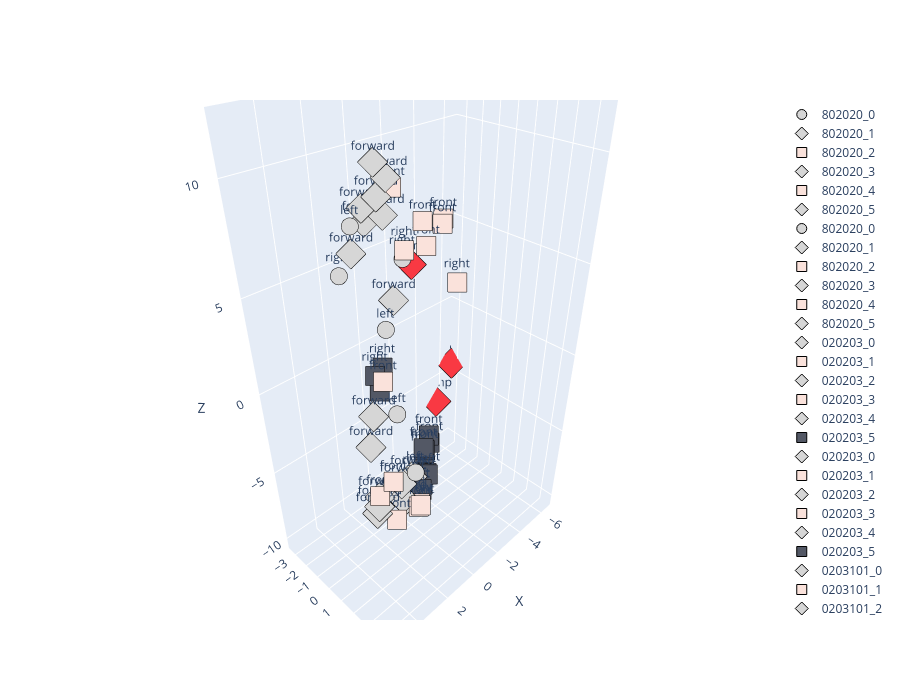

The code cell stored with this chart in its notebook:
### Code cell
sequences = [[8, 0, 2, 0, 2, 0], [8, 0, 2, 0, 2, 0], [0, 2, 0, 2, 0, 3], [0, 2, 0, 2, 0, 3], [0, 2, 0, 3, 10, 1], [1, 10, 2, 0, 2, 0], [0, 2, 0, 2, 0, 3], [2, 0, 3, 5, 1, 3], [7, 8, 0, 2, 0, 3], [7, 8, 0, 3, 6, 5], [7, 8, 0, 3, 6, 5], [6, 5, 10, 2, 0, 3], [7, 8, 0, 2, 0, 2]]

label_seq = [''.join(str(nombre) for nombre in sous_liste) for sous_liste in sequences]
embedding_weights, all_labels, all_tokens = visualize_encoder_outputs(model, sequences, label_seq)
print(len(embedding_weights[:, 0].detach().numpy()))
projected = project_embeddings_to_3D(model, embedding_weights, group_axes)
plotly_embedding(projected, all_labels, all_tokens)

### Figure 1 — Plotly figure (JSON) as saved in the notebook; plotly's stock layout.template omitted (floating-point values rounded to 4 significant figures)
{"data": [{"marker": {"color": "#D6D6D6", "line": {"color": "black", "width": 1}, "size": 10, "symbol": "circle"}, "mode": "markers+text", "name": "802020_0", "text": "left", "textposition": "top center", "type": "scatter3d", "x": [5.104], "y": [2.854], "z": [9.878]}, {"marker": {"color": "#D6D6D6", "line": {"color": "black", "width": 1}, "size": 10, "symbol": "diamond"}, "mode": "markers+text", "name": "802020_1", "text": "forward", "textposition": "top center", "type": "scatter3d", "x": [5.35], "y": [3.113], "z": [9.112]}, {"marker": {"color": "#FAE2DB", "line": {"color": "black", "width": 1}, "size": 10, "symbol": "square"}, "mode": "markers+text", "name": "802020_2", "text": "front", "textposition": "top center", "type": "scatter3d", "x": [5.139], "y": [4.486], "z": [-0.1924]}, {"marker": {"color": "#D6D6D6", "line": {"color": "black", "width": 1}, "size": 10, "symbol": "diamond"}, "mode": "markers+text", "name": "802020_3", "text": "forward", "textposition": "top center", "type": "scatter3d", "x": [4.789], "y": [3.096], "z": [-3.011]}, {"marker": {"color": "#FAE2DB", "line": {"color": "black", "width": 1}, "size": 10, "symbol": "square"}, "mode": "markers+text", "name": "802020_4", "text": "front", "textposition": "top center", "type": "scatter3d", "x": [1.386], "y": [3.327], "z": [8.999]}, {"marker": {"color": "#D6D6D6", "line": {"color": "black", "width": 1}, "size": 10, "symbol": "diamond"}, "mode": "markers+text", "name": "802020_5", "text": "forward", "textposition": "top center", "type": "scatter3d", "x": [3.636], "y": [1.629], "z": [0.4875]}, {"marker": {"color": "#D6D6D6", "line": {"color": "black", "width": 1}, "size": 10, "symbol": "circle"}, "mode": "markers+text", "name": "802020_0", "text": "left", "textposition": "top center", "type": "scatter3d", "x": [5.104], "y": [2.854], "z": [9.878]}, {"marker": {"color": "#D6D6D6", "line": {"color": "black", "width": 1}, "size": 10, "symbol": "diamond"}, "mode": "markers+text", "name": "802020_1", "text": "forward", "textposition": "top center", "type": "scatter3d", "x": [5.35], "y": [3.113], "z": [9.112]}, {"marker": {"color": "#FAE2DB", "line": {"color": "black", "width": 1}, "size": 10, "symbol": "square"}, "mode": "markers+text", "name": "802020_2", "text": "front", "textposition": "top center", "type": "scatter3d", "x": [5.139], "y": [4.486], "z": [-0.1924]}, {"marker": {"color": "#D6D6D6", "line": {"color": "black", "width": 1}, "size": 10, "symbol": "diamond"}, "mode": "markers+text", "name": "802020_3", "text": "forward", "textposition": "top center", "type": "scatter3d", "x": [4.789], "y": [3.096], "z": [-3.011]}, {"marker": {"color": "#FAE2DB", "line": {"color": "black", "width": 1}, "size": 10, "symbol": "square"}, "mode": "markers+text", "name": "802020_4", "text": "front", "textposition": "top center", "type": "scatter3d", "x": [1.386], "y": [3.327], "z": [8.999]}, {"marker": {"color": "#D6D6D6", "line": {"color": "black", "width": 1}, "size": 10, "symbol": "diamond"}, "mode": "markers+text", "name": "802020_5", "text": "forward", "textposition": "top center", "type": "scatter3d", "x": [3.636], "y": [1.629], "z": [0.4875]}, {"marker": {"color": "#D6D6D6", "line": {"color": "black", "width": 1}, "size": 10, "symbol": "diamond"}, "mode": "markers+text", "name": "020203_0", "text": "forward", "textposition": "top center", "type": "scatter3d", "x": [4.316], "y": [2.475], "z": [10.14]}, {"marker": {"color": "#FAE2DB", "line": {"color": "black", "width": 1}, "size": 10, "symbol": "square"}, "mode": "markers+text", "name": "020203_1", "text": "front", "textposition": "top center", "type": "scatter3d", "x": [2.292], "y": [3.425], "z": [8.486]}, {"marker": {"color": "#D6D6D6", "line": {"color": "black", "width": 1}, "size": 10, "symbol": "diamond"}, "mode": "markers+text", "name": "020203_2", "text": "forward", "textposition": "top center", "type": "scatter3d", "x": [0.4409], "y": [-0.03768], "z": [-8.501]}, {"marker": {"color": "#FAE2DB", "line": {"color": "black", "width": 1}, "size": 10, "symbol": "square"}, "mode": "markers+text", "name": "020203_3", "text": "front", "textposition": "top center", "type": "scatter3d", "x": [0.4485], "y": [1.22], "z": [-7.845]}, {"marker": {"color": "#D6D6D6", "line": {"color": "black", "width": 1}, "size": 10, "symbol": "diamond"}, "mode": "markers+text", "name": "020203_4", "text": "forward", "textposition": "top center", "type": "scatter3d", "x": [3.667], "y": [2.965], "z": [11.11]}, {"marker": {"color": "#535865", "line": {"color": "black", "width": 1}, "size": 10, "symbol": "square"}, "mode": "markers+text", "name": "020203_5", "text": "front", "textposition": "top center", "type": "scatter3d", "x": [-3.408], "y": [-2.357], "z": [-9.062]}, {"marker": {"color": "#D6D6D6", "line": {"color": "black", "width": 1}, "size": 10, "symbol": "diamond"}, "mode": "markers+text", "name": "020203_0", "text": "forward", "textposition": "top center", "type": "scatter3d", "x": [4.316], "y": [2.475], "z": [10.14]}, {"marker": {"color": "#FAE2DB", "line": {"color": "black", "width": 1}, "size": 10, "symbol": "square"}, "mode": "markers+text", "name": "020203_1", "text": "front", "textposition": "top center", "type": "scatter3d", "x": [2.292], "y": [3.425], "z": [8.486]}, {"marker": {"color": "#D6D6D6", "line": {"color": "black", "width": 1}, "size": 10, "symbol": "diamond"}, "mode": "markers+text", "name": "020203_2", "text": "forward", "textposition": "top center", "type": "scatter3d", "x": [0.4409], "y": [-0.03768], "z": [-8.501]}, {"marker": {"color": "#FAE2DB", "line": {"color": "black", "width": 1}, "size": 10, "symbol": "square"}, "mode": "markers+text", "name": "020203_3", "text": "front", "textposition": "top center", "type": "scatter3d", "x": [0.4485], "y": [1.22], "z": [-7.845]}, {"marker": {"color": "#D6D6D6", "line": {"color": "black", "width": 1}, "size": 10, "symbol": "diamond"}, "mode": "markers+text", "name": "020203_4", "text": "forward", "textposition": "top center", "type": "scatter3d", "x": [3.667], "y": [2.965], "z": [11.11]}, {"marker": {"color": "#535865", "line": {"color": "black", "width": 1}, "size": 10, "symbol": "square"}, "mode": "markers+text", "name": "020203_5", "text": "front", "textposition": "top center", "type": "scatter3d", "x": [-3.408], "y": [-2.357], "z": [-9.062]}, {"marker": {"color": "#D6D6D6", "line": {"color": "black", "width": 1}, "size": 10, "symbol": "diamond"}, "mode": "markers+text", "name": "0203101_0", "text": "forward", "textposition": "top center", "type": "scatter3d", "x": [4.117], "y": [2.33], "z": [9.564]}, {"marker": {"color": "#FAE2DB", "line": {"color": "black", "width": 1}, "size": 10, "symbol": "square"}, "mode": "markers+text", "name": "0203101_1", "text": "front", "textposition": "top center", "type": "scatter3d", "x": [2.132], "y": [3.087], "z": [9.246]}, {"marker": {"color": "#D6D6D6", "line": {"color": "black", "width": 1}, "size": 10, "symbol": "diamond"}, "mode": "markers+text", "name": "0203101_2", "text": "forward", "textposition": "top center", "type": "scatter3d", "x": [0.8487], "y": [0.1944], "z": [-6.689]}, {"marker": {"color": "#535865", "line": {"color": "black", "width": 1}, "size": 10, "symbol": "square"}, "mode": "markers+text", "name": "0203101_3", "text": "front", "textposition": "top center", "type": "scatter3d", "x": [-2.226], "y": [-1.326], "z": [-10.15]}, {"marker": {"color": "#D6D6D6", "line": {"color": "black", "width": 1}, "size": 10, "symbol": "circle"}, "mode": "markers+text", "name": "0203101_4", "text": "right", "textposition": "top center", "type": "scatter3d", "x": [1.373], "y": [1.21], "z": [6.903]}, {"marker": {"color": "#F93943", "line": {"color": "black", "width": 1}, "size": 10, "symbol": "diamond"}, "mode": "markers+text", "name": "0203101_5", "text": "bump", "textposition": "top center", "type": "scatter3d", "x": [-5.421], "y": [-3.375], "z": [-6.727]}, {"marker": {"color": "#F93943", "line": {"color": "black", "width": 1}, "size": 10, "symbol": "diamond"}, "mode": "markers+text", "name": "1102020_0", "text": "bump", "textposition": "top center", "type": "scatter3d", "x": [-0.5782], "y": [-0.3467], "z": [5.418]}, {"marker": {"color": "#D6D6D6", "line": {"color": "black", "width": 1}, "size": 10, "symbol": "circle"}, "mode": "markers+text", "name": "1102020_1", "text": "right", "textposition": "top center", "type": "scatter3d", "x": [4.86], "y": [1.726], "z": [7.629]}, {"marker": {"color": "#FAE2DB", "line": {"color": "black", "width": 1}, "size": 10, "symbol": "square"}, "mode": "markers+text", "name": "1102020_2", "text": "front", "textposition": "top center", "type": "scatter3d", "x": [5.557], "y": [4.123], "z": [-0.9638]}, {"marker": {"color": "#D6D6D6", "line": {"color": "black", "width": 1}, "size": 10, "symbol": "diamond"}, "mode": "markers+text", "name": "1102020_3", "text": "forward", "textposition": "top center", "type": "scatter3d", "x": [4.488], "y": [2.557], "z": [-4.13]}, {"marker": {"color": "#FAE2DB", "line": {"color": "black", "width": 1}, "size": 10, "symbol": "square"}, "mode": "markers+text", "name": "1102020_4", "text": "front", "textposition": "top center", "type": "scatter3d", "x": [1.169], "y": [3.159], "z": [9.077]}, {"marker": {"color": "#D6D6D6", "line": {"color": "black", "width": 1}, "size": 10, "symbol": "diamond"}, "mode": "markers+text", "name": "1102020_5", "text": "forward", "textposition": "top center", "type": "scatter3d", "x": [3.962], "y": [1.724], "z": [-0.9986]}, {"marker": {"color": "#D6D6D6", "line": {"color": "black", "width": 1}, "size": 10, "symbol": "diamond"}, "mode": "markers+text", "name": "020203_0", "text": "forward", "textposition": "top center", "type": "scatter3d", "x": [4.316], "y": [2.475], "z": [10.14]}, {"marker": {"color": "#FAE2DB", "line": {"color": "black", "width": 1}, "size": 10, "symbol": "square"}, "mode": "markers+text", "name": "020203_1", "text": "front", "textposition": "top center", "type": "scatter3d", "x": [2.292], "y": [3.425], "z": [8.486]}, {"marker": {"color": "#D6D6D6", "line": {"color": "black", "width": 1}, "size": 10, "symbol": "diamond"}, "mode": "markers+text", "name": "020203_2", "text": "forward", "textposition": "top center", "type": "scatter3d", "x": [0.4409], "y": [-0.03768], "z": [-8.501]}, {"marker": {"color": "#FAE2DB", "line": {"color": "black", "width": 1}, "size": 10, "symbol": "square"}, "mode": "markers+text", "name": "020203_3", "text": "front", "textposition": "top center", "type": "scatter3d", "x": [0.4485], "y": [1.22], "z": [-7.845]}, {"marker": {"color": "#D6D6D6", "line": {"color": "black", "width": 1}, "size": 10, "symbol": "diamond"}, "mode": "markers+text", "name": "020203_4", "text": "forward", "textposition": "top center", "type": "scatter3d", "x": [3.667], "y": [2.965], "z": [11.11]}, {"marker": {"color": "#535865", "line": {"color": "black", "width": 1}, "size": 10, "symbol": "square"}, "mode": "markers+text", "name": "020203_5", "text": "front", "textposition": "top center", "type": "scatter3d", "x": [-3.408], "y": [-2.357], "z": [-9.062]}, {"marker": {"color": "#FAE2DB", "line": {"color": "black", "width": 1}, "size": 10, "symbol": "square"}, "mode": "markers+text", "name": "203513_0", "text": "front", "textposition": "top center", "type": "scatter3d", "x": [3.265], "y": [2.789], "z": [10.64]}, {"marker": {"color": "#D6D6D6", "line": {"color": "black", "width": 1}, "size": 10, "symbol": "diamond"}, "mode": "markers+text", "name": "203513_1", "text": "forward", "textposition": "top center", "type": "scatter3d", "x": [1.441], "y": [0.677], "z": [4.864]}, {"marker": {"color": "#535865", "line": {"color": "black", "width": 1}, "size": 10, "symbol": "square"}, "mode": "markers+text", "name": "203513_2", "text": "front", "textposition": "top center", "type": "scatter3d", "x": [-3.908], "y": [-2.416], "z": [-8.556]}, {"marker": {"color": "#535865", "line": {"color": "black", "width": 1}, "size": 10, "symbol": "square"}, "mode": "markers+text", "name": "203513_3", "text": "left", "textposition": "top center", "type": "scatter3d", "x": [-0.5684], "y": [0.2576], "z": [-8.098]}, {"marker": {"color": "#F93943", "line": {"color": "black", "width": 1}, "size": 10, "symbol": "diamond"}, "mode": "markers+text", "name": "203513_4", "text": "bump", "textposition": "top center", "type": "scatter3d", "x": [-6.515], "y": [-3.171], "z": [-4.281]}, {"marker": {"color": "#535865", "line": {"color": "black", "width": 1}, "size": 10, "symbol": "square"}, "mode": "markers+text", "name": "203513_5", "text": "front", "textposition": "top center", "type": "scatter3d", "x": [-3.9], "y": [-2.47], "z": [-7.996]}, {"marker": {"color": "#535865", "line": {"color": "black", "width": 1}, "size": 10, "symbol": "square"}, "mode": "markers+text", "name": "780203_0", "text": "right", "textposition": "top center", "type": "scatter3d", "x": [1.472], "y": [-0.4656], "z": [-0.511]}, {"marker": {"color": "#D6D6D6", "line": {"color": "black", "width": 1}, "size": 10, "symbol": "circle"}, "mode": "markers+text", "name": "780203_1", "text": "left", "textposition": "top center", "type": "scatter3d", "x": [2.28], "y": [1.633], "z": [-0.1904]}, {"marker": {"color": "#D6D6D6", "line": {"color": "black", "width": 1}, "size": 10, "symbol": "diamond"}, "mode": "markers+text", "name": "780203_2", "text": "forward", "textposition": "top center", "type": "scatter3d", "x": [0.5461], "y": [-0.07682], "z": [-8.262]}, {"marker": {"color": "#FAE2DB", "line": {"color": "black", "width": 1}, "size": 10, "symbol": "square"}, "mode": "markers+text", "name": "780203_3", "text": "front", "textposition": "top center", "type": "scatter3d", "x": [-0.1296], "y": [0.5696], "z": [-8.67]}, {"marker": {"color": "#D6D6D6", "line": {"color": "black", "width": 1}, "size": 10, "symbol": "diamond"}, "mode": "markers+text", "name": "780203_4", "text": "forward", "textposition": "top center", "type": "scatter3d", "x": [4.092], "y": [2.968], "z": [10.59]}, {"marker": {"color": "#535865", "line": {"color": "black", "width": 1}, "size": 10, "symbol": "square"}, "mode": "markers+text", "name": "780203_5", "text": "front", "textposition": "top center", "type": "scatter3d", "x": [-3.249], "y": [-2.272], "z": [-8.493]}, {"marker": {"color": "#535865", "line": {"color": "black", "width": 1}, "size": 10, "symbol": "square"}, "mode": "markers+text", "name": "780365_0", "text": "right", "textposition": "top center", "type": "scatter3d", "x": [1.348], "y": [-0.3169], "z": [0.8931]}, {"marker": {"color": "#D6D6D6", "line": {"color": "black", "width": 1}, "size": 10, "symbol": "circle"}, "mode": "markers+text", "name": "780365_1", "text": "left", "textposition": "top center", "type": "scatter3d", "x": [0.4611], "y": [0.8761], "z": [-5.645]}, {"marker": {"color": "#D6D6D6", "line": {"color": "black", "width": 1}, "size": 10, "symbol": "diamond"}, "mode": "markers+text", "name": "780365_2", "text": "forward", "textposition": "top center", "type": "scatter3d", "x": [-0.5744], "y": [-0.5051], "z": [-7.702]}, {"marker": {"color": "#535865", "line": {"color": "black", "width": 1}, "size": 10, "symbol": "square"}, "mode": "markers+text", "name": "780365_3", "text": "front", "textposition": "top center", "type": "scatter3d", "x": [-2.879], "y": [-1.649], "z": [-9.873]}, {"marker": {"color": "#FAE2DB", "line": {"color": "black", "width": 1}, "size": 10, "symbol": "square"}, "mode": "markers+text", "name": "780365_4", "text": "right", "textposition": "top center", "type": "scatter3d", "x": [-2.517], "y": [0.6483], "z": [4.188]}, {"marker": {"color": "#535865", "line": {"color": "black", "width": 1}, "size": 10, "symbol": "square"}, "mode": "markers+text", "name": "780365_5", "text": "left", "textposition": "top center", "type": "scatter3d", "x": [-2.174], "y": [-0.8484], "z": [-8.914]}, {"marker": {"color": "#535865", "line": {"color": "black", "width": 1}, "size": 10, "symbol": "square"}, "mode": "markers+text", "name": "780365_0", "text": "right", "textposition": "top center", "type": "scatter3d", "x": [1.348], "y": [-0.3169], "z": [0.8931]}, {"marker": {"color": "#D6D6D6", "line": {"color": "black", "width": 1}, "size": 10, "symbol": "circle"}, "mode": "markers+text", "name": "780365_1", "text": "left", "textposition": "top center", "type": "scatter3d", "x": [0.4611], "y": [0.8761], "z": [-5.645]}, {"marker": {"color": "#D6D6D6", "line": {"color": "black", "width": 1}, "size": 10, "symbol": "diamond"}, "mode": "markers+text", "name": "780365_2", "text": "forward", "textposition": "top center", "type": "scatter3d", "x": [-0.5744], "y": [-0.5051], "z": [-7.702]}, {"marker": {"color": "#535865", "line": {"color": "black", "width": 1}, "size": 10, "symbol": "square"}, "mode": "markers+text", "name": "780365_3", "text": "front", "textposition": "top center", "type": "scatter3d", "x": [-2.879], "y": [-1.649], "z": [-9.873]}, {"marker": {"color": "#FAE2DB", "line": {"color": "black", "width": 1}, "size": 10, "symbol": "square"}, "mode": "markers+text", "name": "780365_4", "text": "right", "textposition": "top center", "type": "scatter3d", "x": [-2.517], "y": [0.6483], "z": [4.188]}, {"marker": {"color": "#535865", "line": {"color": "black", "width": 1}, "size": 10, "symbol": "square"}, "mode": "markers+text", "name": "780365_5", "text": "left", "textposition": "top center", "type": "scatter3d", "x": [-2.174], "y": [-0.8484], "z": [-8.914]}, {"marker": {"color": "#FAE2DB", "line": {"color": "black", "width": 1}, "size": 10, "symbol": "square"}, "mode": "markers+text", "name": "6510203_0", "text": "right", "textposition": "top center", "type": "scatter3d", "x": [2.399], "y": [2.418], "z": [8.02]}, {"marker": {"color": "#535865", "line": {"color": "black", "width": 1}, "size": 10, "symbol": "square"}, "mode": "markers+text", "name": "6510203_1", "text": "left", "textposition": "top center", "type": "scatter3d", "x": [-1.305], "y": [-0.4941], "z": [-9.296]}, {"marker": {"color": "#D6D6D6", "line": {"color": "black", "width": 1}, "size": 10, "symbol": "circle"}, "mode": "markers+text", "name": "6510203_2", "text": "right", "textposition": "top center", "type": "scatter3d", "x": [-2.063], "y": [-1.723], "z": [-9.763]}, {"marker": {"color": "#FAE2DB", "line": {"color": "black", "width": 1}, "size": 10, "symbol": "square"}, "mode": "markers+text", "name": "6510203_3", "text": "front", "textposition": "top center", "type": "scatter3d", "x": [0.1529], "y": [0.7665], "z": [-8.539]}, {"marker": {"color": "#D6D6D6", "line": {"color": "black", "width": 1}, "size": 10, "symbol": "diamond"}, "mode": "markers+text", "name": "6510203_4", "text": "forward", "textposition": "top center", "type": "scatter3d", "x": [3.684], "y": [2.776], "z": [9.812]}, {"marker": {"color": "#535865", "line": {"color": "black", "width": 1}, "size": 10, "symbol": "square"}, "mode": "markers+text", "name": "6510203_5", "text": "front", "textposition": "top center", "type": "scatter3d", "x": [-3.311], "y": [-2.214], "z": [-8.659]}, {"marker": {"color": "#535865", "line": {"color": "black", "width": 1}, "size": 10, "symbol": "square"}, "mode": "markers+text", "name": "780202_0", "text": "right", "textposition": "top center", "type": "scatter3d", "x": [1.943], "y": [-0.1652], "z": [0.8131]}, {"marker": {"color": "#D6D6D6", "line": {"color": "black", "width": 1}, "size": 10, "symbol": "circle"}, "mode": "markers+text", "name": "780202_1", "text": "left", "textposition": "top center", "type": "scatter3d", "x": [3.281], "y": [2.259], "z": [4.964]}, {"marker": {"color": "#D6D6D6", "line": {"color": "black", "width": 1}, "size": 10, "symbol": "diamond"}, "mode": "markers+text", "name": "780202_2", "text": "forward", "textposition": "top center", "type": "scatter3d", "x": [3.153], "y": [1.146], "z": [-5.21]}, {"marker": {"color": "#FAE2DB", "line": {"color": "black", "width": 1}, "size": 10, "symbol": "square"}, "mode": "markers+text", "name": "780202_3", "text": "front", "textposition": "top center", "type": "scatter3d", "x": [3.903], "y": [3.21], "z": [-4.477]}, {"marker": {"color": "#D6D6D6", "line": {"color": "black", "width": 1}, "size": 10, "symbol": "diamond"}, "mode": "markers+text", "name": "780202_4", "text": "forward", "textposition": "top center", "type": "scatter3d", "x": [4.344], "y": [3.193], "z": [11.79]}, {"marker": {"color": "#FAE2DB", "line": {"color": "black", "width": 1}, "size": 10, "symbol": "square"}, "mode": "markers+text", "name": "780202_5", "text": "front", "textposition": "top center", "type": "scatter3d", "x": [4.119], "y": [2.939], "z": [3.315]}], "layout": {"height": 700, "scene": {"xaxis": {"title": {"text": "X"}}, "yaxis": {"title": {"text": "Y"}}, "zaxis": {"title": {"text": "Z"}}}, "width": 900}}
